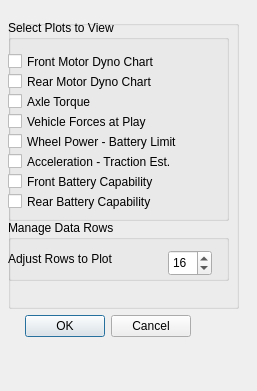
<?xml version="1.0" encoding="UTF-8"?>
<ui version="4.0">
 <class>DynoChartTaskPanel_exp</class>
 <widget class="QDialog" name="DynoChartTaskPanel_exp">
  <property name="geometry">
   <rect>
    <x>0</x>
    <y>0</y>
    <width>257</width>
    <height>391</height>
   </rect>
  </property>
  <property name="windowTitle">
   <string>Dialog</string>
  </property>
  <widget class="QDialogButtonBox" name="DynoChartTaskPanel_Bx">
   <property name="geometry">
    <rect>
     <x>20</x>
     <y>310</y>
     <width>171</width>
     <height>32</height>
    </rect>
   </property>
   <property name="orientation">
    <enum>Qt::Horizontal</enum>
   </property>
   <property name="standardButtons">
    <set>QDialogButtonBox::Cancel|QDialogButtonBox::Ok</set>
   </property>
  </widget>
  <widget class="QGroupBox" name="grpbx_master">
   <property name="geometry">
    <rect>
     <x>8</x>
     <y>20</y>
     <width>231</width>
     <height>289</height>
    </rect>
   </property>
   <property name="title">
    <string/>
   </property>
   <widget class="QGroupBox" name="grpbx_sprdsheet">
    <property name="geometry">
     <rect>
      <x>0</x>
      <y>0</y>
      <width>221</width>
      <height>201</height>
     </rect>
    </property>
    <property name="title">
     <string>Select Plots to View</string>
    </property>
    <widget class="QCheckBox" name="chkbx_FntMotorDyno">
     <property name="geometry">
      <rect>
       <x>0</x>
       <y>30</y>
       <width>181</width>
       <height>23</height>
      </rect>
     </property>
     <property name="text">
      <string>Front Motor Dyno Chart</string>
     </property>
    </widget>
    <widget class="QCheckBox" name="chkbx_RrMotorDyno">
     <property name="geometry">
      <rect>
       <x>0</x>
       <y>50</y>
       <width>191</width>
       <height>23</height>
      </rect>
     </property>
     <property name="text">
      <string>Rear Motor Dyno Chart</string>
     </property>
    </widget>
    <widget class="QCheckBox" name="chkbx_AxleTorque">
     <property name="geometry">
      <rect>
       <x>0</x>
       <y>70</y>
       <width>151</width>
       <height>23</height>
      </rect>
     </property>
     <property name="text">
      <string>Axle Torque</string>
     </property>
    </widget>
    <widget class="QCheckBox" name="chkbx_VehForces">
     <property name="geometry">
      <rect>
       <x>0</x>
       <y>90</y>
       <width>181</width>
       <height>23</height>
      </rect>
     </property>
     <property name="text">
      <string>Vehicle Forces at Play</string>
     </property>
    </widget>
    <widget class="QCheckBox" name="chkbx_WheelPwr">
     <property name="geometry">
      <rect>
       <x>0</x>
       <y>110</y>
       <width>211</width>
       <height>23</height>
      </rect>
     </property>
     <property name="text">
      <string>Wheel Power - Battery Limit</string>
     </property>
    </widget>
    <widget class="QCheckBox" name="chkbx_AccelTraction">
     <property name="geometry">
      <rect>
       <x>0</x>
       <y>130</y>
       <width>201</width>
       <height>23</height>
      </rect>
     </property>
     <property name="text">
      <string>Acceleration - Traction Est.</string>
     </property>
    </widget>
    <widget class="QCheckBox" name="chkbx_FnBatteryCapa">
     <property name="geometry">
      <rect>
       <x>0</x>
       <y>150</y>
       <width>191</width>
       <height>23</height>
      </rect>
     </property>
     <property name="text">
      <string>Front Battery Capability</string>
     </property>
    </widget>
    <widget class="QCheckBox" name="chkbx_RrBatteryCapa">
     <property name="geometry">
      <rect>
       <x>0</x>
       <y>170</y>
       <width>181</width>
       <height>23</height>
      </rect>
     </property>
     <property name="text">
      <string>Rear Battery Capability</string>
     </property>
    </widget>
   </widget>
   <widget class="QGroupBox" name="groupBox_3">
    <property name="geometry">
     <rect>
      <x>0</x>
      <y>200</y>
      <width>221</width>
      <height>61</height>
     </rect>
    </property>
    <property name="title">
     <string>Manage Data Rows</string>
    </property>
    <widget class="QLabel" name="label">
     <property name="geometry">
      <rect>
       <x>0</x>
       <y>30</y>
       <width>131</width>
       <height>17</height>
      </rect>
     </property>
     <property name="text">
      <string>Adjust Rows to Plot</string>
     </property>
    </widget>
    <widget class="QSpinBox" name="spinbx_Rows">
     <property name="geometry">
      <rect>
       <x>160</x>
       <y>30</y>
       <width>44</width>
       <height>26</height>
      </rect>
     </property>
     <property name="toolTip">
      <string>Default: 16. Range: 2-50</string>
     </property>
     <property name="minimum">
      <number>2</number>
     </property>
     <property name="maximum">
      <number>52</number>
     </property>
     <property name="value">
      <number>16</number>
     </property>
    </widget>
   </widget>
  </widget>
 </widget>
 <resources/>
 <connections>
  <connection>
   <sender>DynoChartTaskPanel_Bx</sender>
   <signal>accepted()</signal>
   <receiver>DynoChartTaskPanel_exp</receiver>
   <slot>accept()</slot>
   <hints>
    <hint type="sourcelabel">
     <x>248</x>
     <y>254</y>
    </hint>
    <hint type="destinationlabel">
     <x>157</x>
     <y>274</y>
    </hint>
   </hints>
  </connection>
  <connection>
   <sender>DynoChartTaskPanel_Bx</sender>
   <signal>rejected()</signal>
   <receiver>DynoChartTaskPanel_exp</receiver>
   <slot>reject()</slot>
   <hints>
    <hint type="sourcelabel">
     <x>316</x>
     <y>260</y>
    </hint>
    <hint type="destinationlabel">
     <x>286</x>
     <y>274</y>
    </hint>
   </hints>
  </connection>
 </connections>
</ui>
